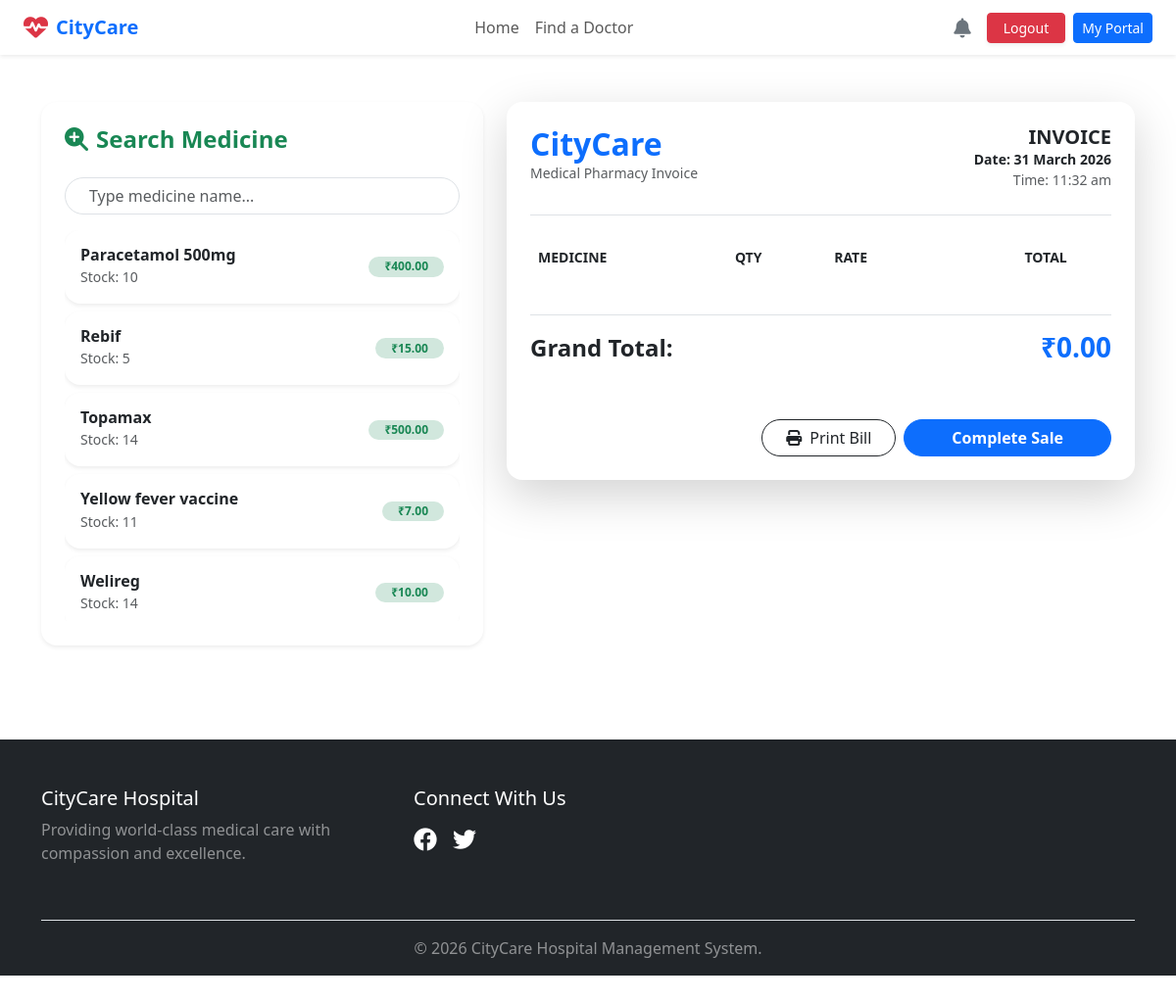
The app's page /pharmacy/billing/ (signed in) with its own data.
### pharmacy/models.py (models this page shows, shortened)
class PharmacyInventory(models.Model):
    medicine = models.ForeignKey(Medicine, on_delete=models.CASCADE, related_name='inventory')
    stock_quantity = models.PositiveIntegerField(default=0)
    expiry_date = models.DateField()
    last_updated = models.DateTimeField(auto_now=True)

class Medicine(models.Model):
    name = models.CharField(max_length=150, unique=True)
    description = models.TextField(blank=True)
    price = models.DecimalField(max_digits=8, decimal_places=2)
    manufacturer = models.CharField(max_length=150, blank=True)

### pharmacy/views.py (the view)
# urls.py: path('billing/', views.create_bill, name='create_bill'),
@login_required
def create_bill(request):
    inventory = PharmacyInventory.objects.select_related('medicine').all()
    if request.method == "POST":
        items_json = request.POST.get('bill_items')  # Sent via JavaScript
        messages.success(request, "Invoice Generated Successfully!")
        return redirect('pharmacy_worker_dashboard')
    return render(request, 'pharmacy/create_bill.html', {
        'inventory': inventory,
    })

### dashboard/context_processors.py (called while the page is built)
def user_notifications(request):
    if request.user.is_authenticated:
        unread_notifications = Notification.objects.filter(user=request.user, is_read=False).order_by('-created_at')
        return {
            'notifications': unread_notifications,
            'unread_count': unread_notifications.count()
        }
    return {'notifications': [], 'unread_count': 0}

### templates/pharmacy/create_bill.html (shortened to what this page needs)
{% extends 'base.html' %}
{% block content %}
<div class="container py-5">
    <div class="row">
        <div class="col-md-5 d-print-none">
            <div class="card shadow-sm border-0 rounded-4 p-4">
                <h4 class="mb-4 text-success fw-bold"><i class="fas fa-search-plus me-2"></i>Search Medicine</h4>
                <input type="text" id="medSearch" class="form-control rounded-pill mb-3 ps-4" placeholder="Type medicine name...">
                <div id="searchResults" class="list-group list-group-flush overflow-auto" style="max-height: 400px;">
                    {% for item in inventory %}
                    <button class="list-group-item list-group-item-action border-0 mb-2 rounded-4 search-item shadow-sm p-3"
                            onclick="addToBill('{{ item.id }}', '{{ item.medicine.name }}', '{{ item.medicine.price }}', '{{ item.stock_quantity }}')">
                        <div class="d-flex justify-content-between align-items-center">
                            <div>
                                <h6 class="mb-0 fw-bold">{{ item.medicine.name }}</h6>
                                <small class="text-muted">Stock: {{ item.stock_quantity }}</small>
                            </div>
                            <span class="badge bg-success-subtle text-success rounded-pill px-3">₹{{ item.medicine.price }}</span>
                        </div>
                    </button>
                    {% endfor %}
                </div>
            </div>
        </div>
        <div class="col-md-7">
            <div class="card shadow-lg border-0 rounded-4 p-4 bg-white" id="printableInvoice">
                <div class="d-flex justify-content-between border-bottom pb-3 mb-4">
                    <div>
                        <h2 class="text-primary fw-bold mb-0">CityCare</h2>
                        <p class="text-muted small">Medical Pharmacy Invoice</p>
                    </div>
                    <div class="text-end">
                        <h5 class="fw-bold mb-0">INVOICE</h5>
                        <p class="mb-0 small fw-bold">Date: <span id="currentDate"></span></p>
                        <p class="mb-0 small text-muted">Time: <span id="currentTime"></span></p>
                    </div>
                </div>
                <table class="table table-borderless" id="billTable">
                    <thead class="bg-light">
                        <tr class="small text-uppercase text-muted">
                            <th>Medicine</th>
                            <th>Qty</th>
                            <th>Rate</th>
                            <th class="text-end">Total</th>
                            <th class="d-print-none"></th>
                        </tr>
                    </thead>
                </table>
                <div class="mt-4 pt-3 border-top">
                    <div class="d-flex justify-content-between align-items-center">
                        <h4 class="fw-bold">Grand Total:</h4>
                        <h3 class="text-primary fw-bold" id="grandTotal">₹0.00</h3>
                    </div>
                </div>
                <div class="mt-5 d-flex gap-2 justify-content-end d-print-none">
                    <button class="btn btn-outline-dark rounded-pill px-4" onclick="window.print()">
                        <i class="fas fa-print me-2"></i>Print Bill
                    </button>
                    <button class="btn btn-primary rounded-pill px-5 fw-bold" onclick="alert('Sale Completed!')">
                        Complete Sale
                    </button>
                </div>
            </div>
        </div>
    </div>
</div>
{% endblock %}

### records on screen
PharmacyInventory: medicine.name "Paracetamol 500mg", stock_quantity "10", medicine.price "400.00"
PharmacyInventory: medicine.name "Rebif", stock_quantity "5", medicine.price "15.00"
PharmacyInventory: medicine.name "Topamax", stock_quantity "14", medicine.price "500.00"
PharmacyInventory: medicine.name "Yellow fever vaccine", stock_quantity "11", medicine.price "7.00"
PharmacyInventory: medicine.name "Welireg", stock_quantity "14", medicine.price "10.00"
